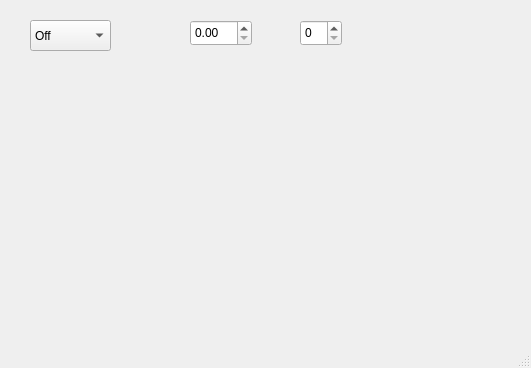
<?xml version="1.0" encoding="UTF-8"?>
<ui version="4.0">
 <class>MainWindow</class>
 <widget class="QMainWindow" name="MainWindow">
  <property name="geometry">
   <rect>
    <x>0</x>
    <y>0</y>
    <width>531</width>
    <height>368</height>
   </rect>
  </property>
  <property name="windowTitle">
   <string>MainWindow</string>
  </property>
  <widget class="QWidget" name="centralwidget">
   <widget class="QComboBox" name="comboBox">
    <property name="geometry">
     <rect>
      <x>30</x>
      <y>20</y>
      <width>81</width>
      <height>31</height>
     </rect>
    </property>
    <item>
     <property name="text">
      <string>Off</string>
     </property>
    </item>
    <item>
     <property name="text">
      <string>On</string>
     </property>
    </item>
    <item>
     <property name="text">
      <string>Blink</string>
     </property>
    </item>
   </widget>
   <widget class="QDoubleSpinBox" name="frequencyDoubleSpinBox">
    <property name="geometry">
     <rect>
      <x>190</x>
      <y>20</y>
      <width>62</width>
      <height>26</height>
     </rect>
    </property>
   </widget>
   <widget class="QSpinBox" name="brightnessSpinBox">
    <property name="geometry">
     <rect>
      <x>300</x>
      <y>20</y>
      <width>42</width>
      <height>26</height>
     </rect>
    </property>
   </widget>
  </widget>
  <widget class="QMenuBar" name="menubar">
   <property name="geometry">
    <rect>
     <x>0</x>
     <y>0</y>
     <width>531</width>
     <height>26</height>
    </rect>
   </property>
  </widget>
  <widget class="QStatusBar" name="statusbar"/>
 </widget>
 <resources/>
 <connections/>
</ui>
